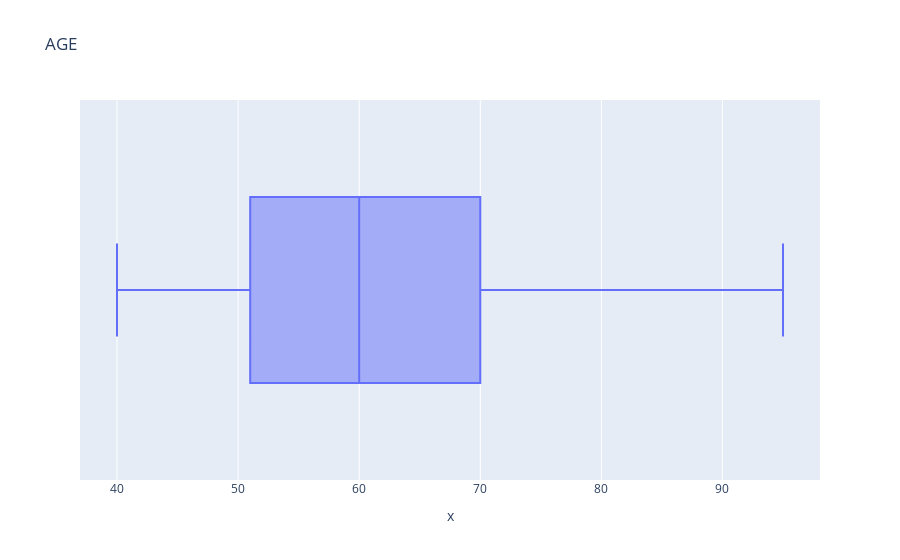
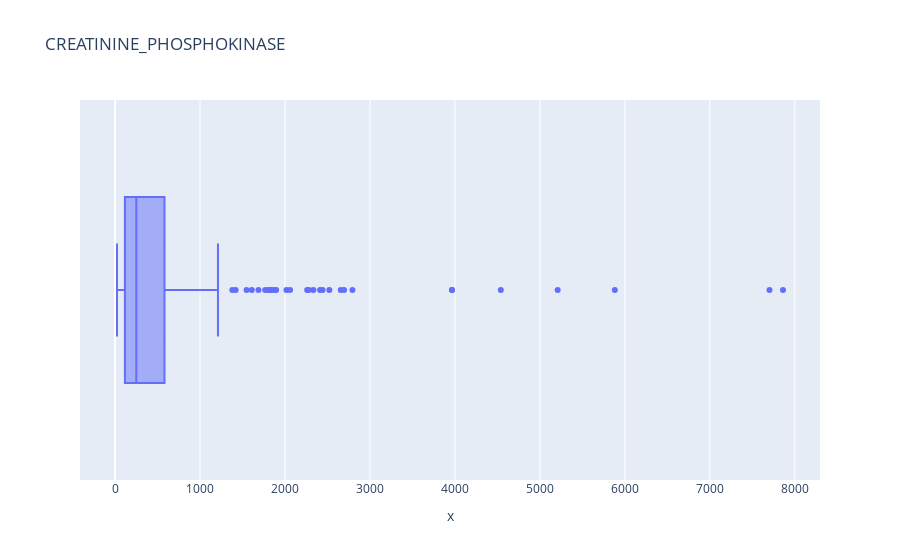
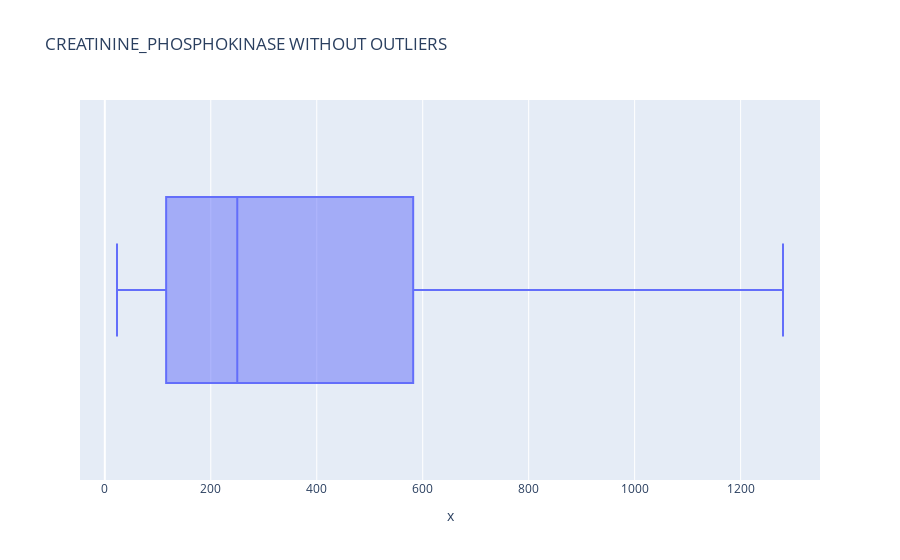
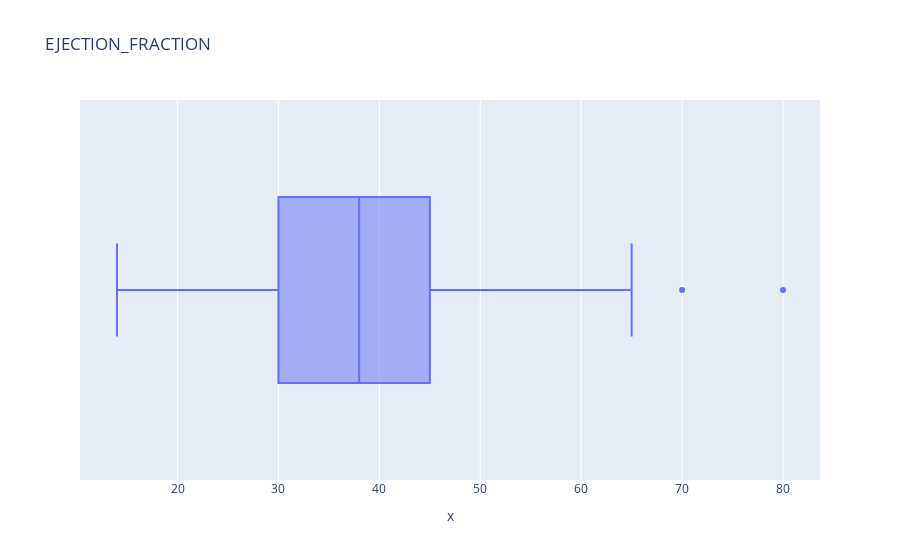

Notebook code for these charts, in order:
### Markdown cell above
### Dealing with outliers in numerical fields

### Code cell
l=['age','creatinine_phosphokinase','ejection_fraction','platelets','serum_creatinine','serum_sodium','time']
for i in l:
    px.box(x = data[i],title=i.upper()).show()
    
    Q1 = data[i].quantile(0.25)
    Q3 = data[i].quantile(0.75)
    IQR = Q3-Q1
    upper_fence = Q3 + (1.5*IQR)
    lower_fence = Q1 - (1.5*IQR)
    
    if data[(data[i]>=upper_fence) | (data[i]<=lower_fence)].shape[0]>0:
        for k,d in data.iterrows():
            if d[i]>=upper_fence:
                data.at[k,i] = upper_fence
            if d[i]<=lower_fence:
                data.at[k,i] = lower_fence
        print("Outliers detected and removed successfully!!")
        px.box(x = data[i],title="{} without Outliers".format(i).upper()).show()
    else:
        print("No Outliers detected!!")

### Figure 1 — Plotly figure (JSON) as saved in the notebook; plotly's stock layout.template omitted (floating-point values rounded to 4 significant figures; data arrays with more than 128 entries replaced by an {"elided": "..."} marker saying what was removed)
{"data": [{"alignmentgroup": "True", "hovertemplate": "x=%{x}<extra></extra>", "legendgroup": "", "marker": {"color": "#636efa"}, "name": "", "notched": false, "offsetgroup": "", "orientation": "h", "showlegend": false, "type": "box", "x": {"elided": "299 float values"}, "x0": " ", "xaxis": "x", "y0": " ", "yaxis": "y"}], "layout": {"boxmode": "group", "legend": {"tracegroupgap": 0}, "title": {"text": "AGE"}, "xaxis": {"anchor": "y", "domain": [0, 1], "title": {"text": "x"}}, "yaxis": {"anchor": "x", "domain": [0, 1]}}}

### Figure 2 — Plotly figure (JSON) as saved in the notebook; plotly's stock layout.template omitted (floating-point values rounded to 4 significant figures; data arrays with more than 128 entries replaced by an {"elided": "..."} marker saying what was removed)
{"data": [{"alignmentgroup": "True", "hovertemplate": "x=%{x}<extra></extra>", "legendgroup": "", "marker": {"color": "#636efa"}, "name": "", "notched": false, "offsetgroup": "", "orientation": "h", "showlegend": false, "type": "box", "x": {"elided": "299 int values"}, "x0": " ", "xaxis": "x", "y0": " ", "yaxis": "y"}], "layout": {"boxmode": "group", "legend": {"tracegroupgap": 0}, "title": {"text": "CREATININE_PHOSPHOKINASE"}, "xaxis": {"anchor": "y", "domain": [0, 1], "title": {"text": "x"}}, "yaxis": {"anchor": "x", "domain": [0, 1]}}}

### Figure 3 — Plotly figure (JSON) as saved in the notebook; plotly's stock layout.template omitted (floating-point values rounded to 4 significant figures; data arrays with more than 128 entries replaced by an {"elided": "..."} marker saying what was removed)
{"data": [{"alignmentgroup": "True", "hovertemplate": "x=%{x}<extra></extra>", "legendgroup": "", "marker": {"color": "#636efa"}, "name": "", "notched": false, "offsetgroup": "", "orientation": "h", "showlegend": false, "type": "box", "x": {"elided": "299 int values"}, "x0": " ", "xaxis": "x", "y0": " ", "yaxis": "y"}], "layout": {"boxmode": "group", "legend": {"tracegroupgap": 0}, "title": {"text": "CREATININE_PHOSPHOKINASE WITHOUT OUTLIERS"}, "xaxis": {"anchor": "y", "domain": [0, 1], "title": {"text": "x"}}, "yaxis": {"anchor": "x", "domain": [0, 1]}}}

### Figure 4 — Plotly figure (JSON) as saved in the notebook; plotly's stock layout.template omitted (floating-point values rounded to 4 significant figures; data arrays with more than 128 entries replaced by an {"elided": "..."} marker saying what was removed)
{"data": [{"alignmentgroup": "True", "hovertemplate": "x=%{x}<extra></extra>", "legendgroup": "", "marker": {"color": "#636efa"}, "name": "", "notched": false, "offsetgroup": "", "orientation": "h", "showlegend": false, "type": "box", "x": {"elided": "299 int values"}, "x0": " ", "xaxis": "x", "y0": " ", "yaxis": "y"}], "layout": {"boxmode": "group", "legend": {"tracegroupgap": 0}, "title": {"text": "EJECTION_FRACTION"}, "xaxis": {"anchor": "y", "domain": [0, 1], "title": {"text": "x"}}, "yaxis": {"anchor": "x", "domain": [0, 1]}}}
